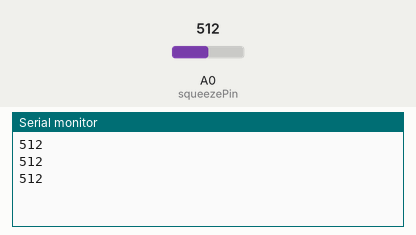
The sketch below on a simulated Arduino Uno, built with avr-gcc and run on an emulated ATmega328P. Shown: the last lines printed to the serial monitor. The inputs (shaded band) are chosen by the test bench; at power-on: A0 (squeezePin) = 512.

Above: at 1.3 s.
1.4 s: A0 (squeezePin) set to 716
At 1.9 s:
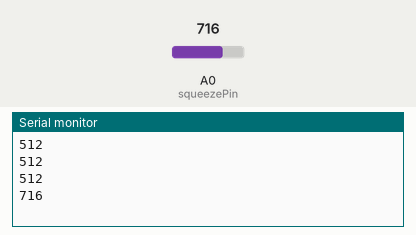
2.9 s: A0 (squeezePin) set to 900
At 3.4 s:
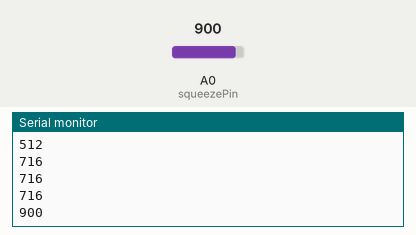
Timing chart, 0 to 5.9 s (numbered marks = the images above; inputs shaded):
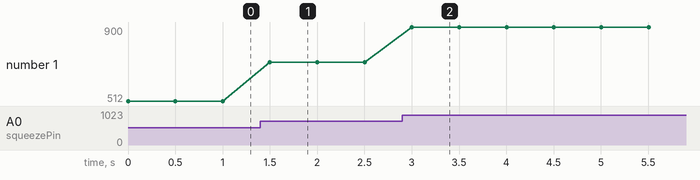

The sketch:

ex3-5.ino
```cpp
// Example 3-5. Arduino sketch for reading the FlexiForce sensor

// squeeze_serial.ino - flexiforce squeeze level to serial
// (c) BotBook.com - Karvinen, Karvinen, Valtokari

int squeezePin=A0;
int x=-1;  // 0..1023

void setup() {
  Serial.begin(9600); // bit/s
}

void loop() {
  x=analogRead(squeezePin);
  Serial.println(x);
  delay(500); // ms
}
```

Measured:
- after the input at 1.4 s, the serial monitor: prints a new line after 0.10 s (image 1)
- after the input at 2.9 s, the serial monitor: prints a new line after 0.10 s (image 2)
- plotted number 1: 512 → 716 after the input at 1.4 s, 716 → 900 after the input at 2.9 s
